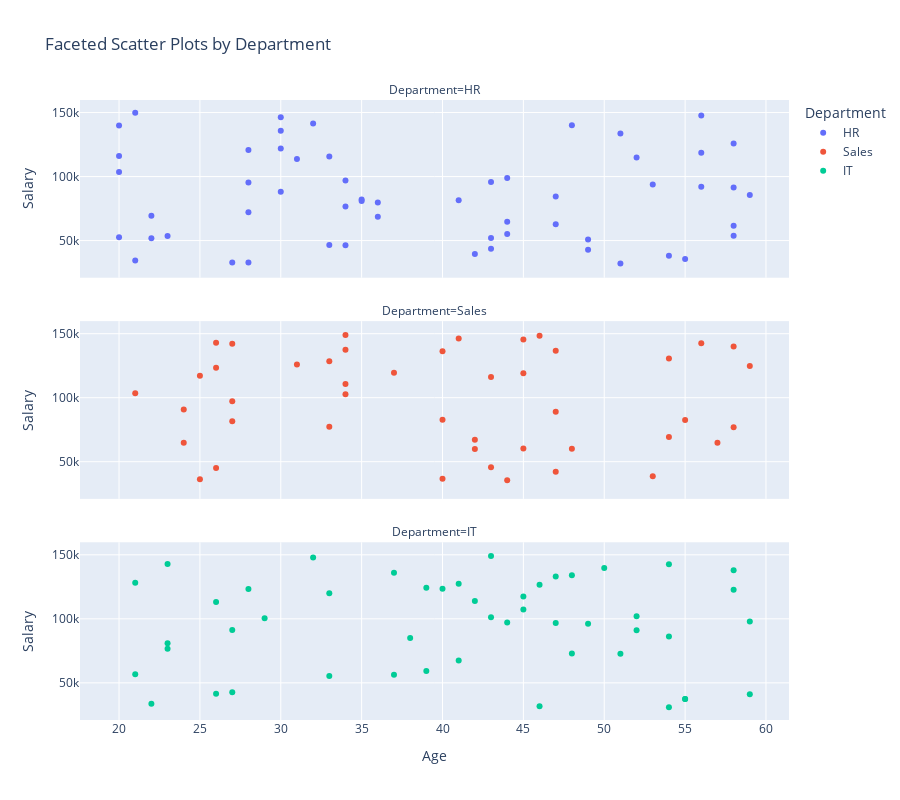

The notebook cell saved with this chart:
### Markdown cell above
# 5. FACETED SCATTER PLOTS
Sometimes it's helpful to view separate scatter plots for each
category (e.g., each Department). We can use facet_col or facet_row
to split the scatter plot by a categorical column.

### Code cell
fig_facet = px.scatter(
    df,
    x="Age",
    y="Salary",
    color="Department",
    facet_col="Department",
    facet_col_wrap=1,  # Places each facet on a separate row
    title="Faceted Scatter Plots by Department",
)
# Adjust the layout for readability
fig_facet.update_layout(height=800)
fig_facet.show()

### Figure 1 — Plotly figure (JSON) as saved in the notebook; plotly's stock layout.template omitted (floating-point values rounded to 4 significant figures)
{"data": [{"hovertemplate": "Department=HR<br>Age=%{x}<br>Salary=%{y}<extra></extra>", "legendgroup": "HR", "marker": {"color": "#636efa", "symbol": "circle"}, "mode": "markers", "name": "HR", "orientation": "v", "showlegend": true, "type": "scatter", "x": [58, 34, 42, 30, 30, 43, 55, 43, 44, 47, 35, 34, 22, 56, 28, 23, 33, 36, 59, 21, 53, 35, 43, 44, 48, 20, 44, 28, 20, 30, 36, 27, 58, 28, 31, 52, 56, 54, 20, 22, 20, 33, 28, 34, 32, 51, 58, 51, 49, 56, 58, 41, 21, 49, 30, 47], "xaxis": "x3", "y": [53776, 96842, 39474, 135830, 88053, 51959, 35530, 43545, 98840, 84384, 81005, 76576, 69353, 92003, 95318, 53664, 115616, 68623, 85680, 149937, 93734, 82083, 95733, 64698, 140078, 52671, 55184, 72107, 139893, 121906, 79811, 32811, 125742, 32911, 113763, 114896, 118614, 38155, 103656, 51918, 115981, 46646, 120735, 46371, 141472, 32049, 61616, 133727, 50932, 147796, 91434, 81407, 34499, 42874, 146336, 62711], "yaxis": "y3"}, {"hovertemplate": "Department=Sales<br>Age=%{x}<br>Salary=%{y}<extra></extra>", "legendgroup": "Sales", "marker": {"color": "#EF553B", "symbol": "circle"}, "mode": "markers", "name": "Sales", "orientation": "v", "showlegend": true, "type": "scatter", "x": [48, 40, 59, 57, 21, 31, 41, 46, 40, 58, 37, 45, 26, 27, 25, 55, 33, 34, 42, 40, 45, 34, 26, 43, 27, 43, 24, 47, 27, 53, 54, 54, 56, 33, 24, 45, 58, 34, 42, 34, 26, 25, 47, 47, 44], "xaxis": "x2", "y": [60080, 36776, 124856, 64766, 103530, 125839, 146183, 148451, 82733, 139953, 119474, 145386, 142859, 142181, 117092, 82662, 128506, 148906, 67157, 136308, 119045, 110623, 123384, 116202, 81663, 45708, 64754, 136642, 97270, 38680, 130689, 69384, 142561, 77254, 90713, 60306, 76843, 137512, 59855, 102694, 45151, 36295, 89040, 42183, 35539], "yaxis": "y2"}, {"hovertemplate": "Department=IT<br>Age=%{x}<br>Salary=%{y}<extra></extra>", "legendgroup": "IT", "marker": {"color": "#00cc96", "symbol": "circle"}, "mode": "markers", "name": "IT", "orientation": "v", "showlegend": true, "type": "scatter", "x": [27, 58, 38, 43, 22, 41, 21, 49, 40, 52, 26, 44, 28, 21, 39, 47, 54, 33, 55, 23, 23, 48, 37, 45, 29, 50, 27, 33, 59, 37, 54, 54, 52, 26, 42, 43, 59, 41, 46, 46, 45, 23, 48, 55, 32, 51, 47, 39, 58], "xaxis": "x", "y": [91373, 122787, 85016, 149101, 33748, 127504, 128098, 96199, 123557, 91087, 113211, 97172, 123264, 56736, 124209, 133041, 30854, 120084, 37392, 76717, 80859, 134095, 56309, 117455, 100467, 139751, 42688, 55342, 97863, 136081, 86250, 142547, 102082, 41411, 113879, 101295, 41111, 67504, 31802, 126601, 107371, 142893, 73016, 37400, 147858, 72642, 96690, 59299, 137941], "yaxis": "y"}], "layout": {"annotations": [{"font": {}, "showarrow": false, "text": "Department=IT", "x": 0.5, "xanchor": "center", "xref": "paper", "y": 0.2867, "yanchor": "bottom", "yref": "paper"}, {"font": {}, "showarrow": false, "text": "Department=Sales", "x": 0.5, "xanchor": "center", "xref": "paper", "y": 0.6433, "yanchor": "bottom", "yref": "paper"}, {"font": {}, "showarrow": false, "text": "Department=HR", "x": 0.5, "xanchor": "center", "xref": "paper", "y": 1.0, "yanchor": "bottom", "yref": "paper"}], "height": 800, "legend": {"title": {"text": "Department"}, "tracegroupgap": 0}, "title": {"text": "Faceted Scatter Plots by Department"}, "xaxis": {"anchor": "y", "domain": [0, 1], "title": {"text": "Age"}}, "xaxis2": {"anchor": "y2", "domain": [0, 1], "matches": "x", "showticklabels": false}, "xaxis3": {"anchor": "y3", "domain": [0, 1], "matches": "x", "showticklabels": false}, "yaxis": {"anchor": "x", "domain": [0, 0.2867], "title": {"text": "Salary"}}, "yaxis2": {"anchor": "x2", "domain": [0.3567, 0.6433], "matches": "y", "title": {"text": "Salary"}}, "yaxis3": {"anchor": "x3", "domain": [0.7133, 1.0], "matches": "y", "title": {"text": "Salary"}}}}
